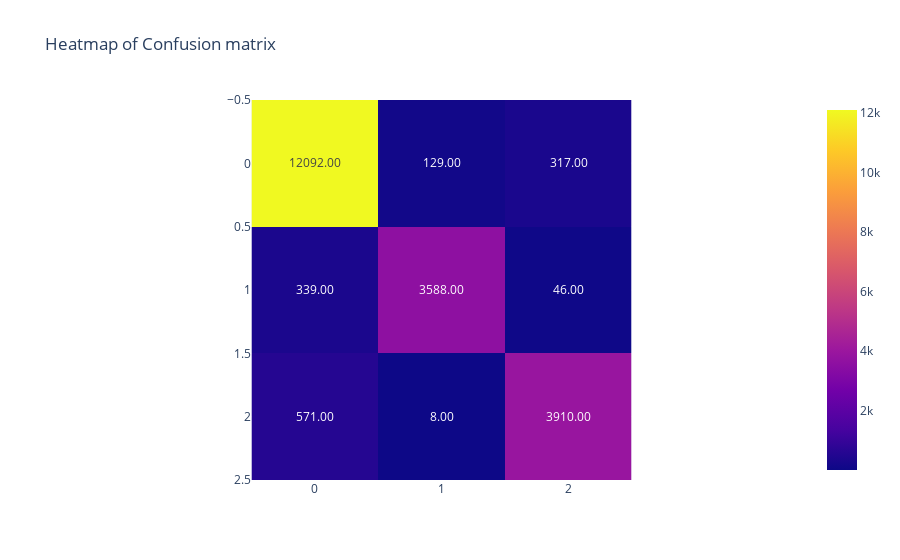

The cell this chart's notebook holds for it:
### Markdown cell above
### 1.4. K Neighbors Classifier

### Code cell
# knn
from sklearn.neighbors import KNeighborsClassifier

knn = KNeighborsClassifier(n_neighbors=5)
knn_score = score(knn, "KNN")

### Figure 1 — Plotly figure (JSON) as saved in the notebook; plotly's stock layout.template omitted (floating-point values rounded to 4 significant figures)
{"data": [{"coloraxis": "coloraxis", "hovertemplate": "x: %{x}<br>y: %{y}<br>color: %{z}<extra></extra>", "name": "0", "texttemplate": "%{z:.2f}", "type": "heatmap", "xaxis": "x", "yaxis": "y", "z": [[12092, 129, 317], [339, 3588, 46], [571, 8, 3910]]}], "layout": {"coloraxis": {"colorscale": [[0, "#0d0887"], [0.1111, "#46039f"], [0.2222, "#7201a8"], [0.3333, "#9c179e"], [0.4444, "#bd3786"], [0.5556, "#d8576b"], [0.6667, "#ed7953"], [0.7778, "#fb9f3a"], [0.8889, "#fdca26"], [1, "#f0f921"]]}, "title": {"text": "Heatmap of Confusion matrix"}, "xaxis": {"anchor": "y", "constrain": "domain", "domain": [0, 1], "scaleanchor": "y"}, "yaxis": {"anchor": "x", "autorange": "reversed", "constrain": "domain", "domain": [0, 1]}}}
